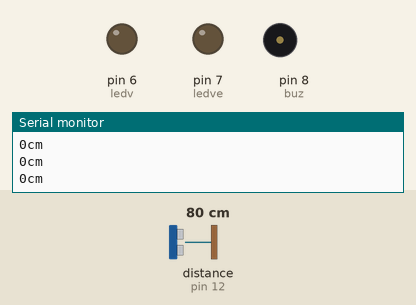
A sketch run on a simulated Arduino Uno, built with avr-gcc and run on an emulated ATmega328P. Parts: output pins drawn as LEDs (lit = HIGH), buzzer (waves = sounding, pin HIGH), the last lines printed to the serial monitor. The inputs (shaded band) are chosen by the test bench; at power-on: distance to the obstacle (sensor on pin 12) 80 cm. The echo pulse lasts 58.3 µs per cm.

Above: at 1.2 s.
1.3 s: distance to the obstacle (sensor on pin 12) set to 44 cm
2.8 s: distance to the obstacle (sensor on pin 12) set to 35 cm
At 4.1 s:
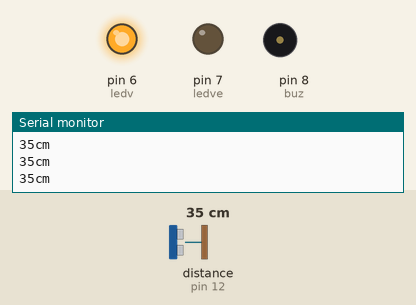
4.4 s: distance to the obstacle (sensor on pin 12) set to 20 cm
5.9 s: distance to the obstacle (sensor on pin 12) set to 17 cm
At 6.7 s:
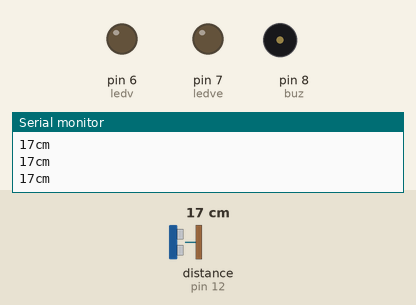
7.5 s: distance to the obstacle (sensor on pin 12) set to 2 cm
At 8.8 s:
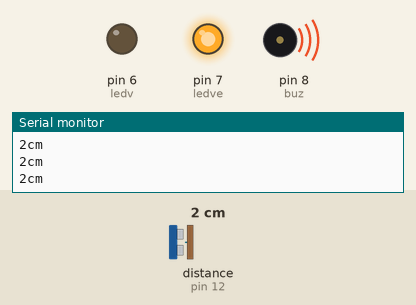
9.1 s: distance to the obstacle (sensor on pin 12) set to 15 cm
10.6 s: distance to the obstacle (sensor on pin 12) set to 17 cm
At 11.3 s:
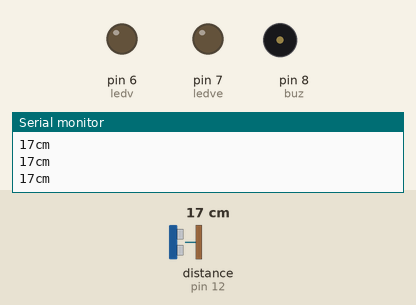
Timing chart, 0 to 13.2 s (numbered marks = the images above; inputs shaded):
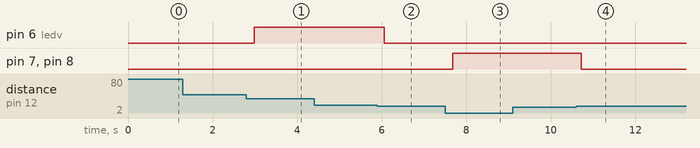

Measured:
- the behaviour switches between 41 and 40 cm on distance to the obstacle (sensor on pin 12) (found by bisection; images 0 and 1)
- the behaviour switches between 19 and 18 cm on distance to the obstacle (sensor on pin 12) (found by bisection; images 1 and 2)
- the behaviour switches between 16 and 17 cm on distance to the obstacle (sensor on pin 12) (found by bisection; images 3 and 4)
- after the input at 2.8 s, pin 6 (ledv): LOW → HIGH after 0.19 s
- after the input at 5.9 s, pin 6 (ledv): HIGH → LOW after 0.16 s
- after the input at 7.5 s, pin 7 (ledve), pin 8 (buz): LOW → HIGH after 0.18 s
- after the input at 10.6 s, pin 7 (ledve), pin 8 (buz): HIGH → LOW after 0.12 s

The sketch:

ultra.ino
```cpp
#include <NewPing.h>

#define echo 12
#define trig 11
#define max 40
int ledve = 7;
int ledv = 6;
int buz = 8;

NewPing sonar(trig, echo, max);

void setup() {
  // put your setup code here, to run once:
  Serial.begin(9600);
  pinMode(buz, OUTPUT);
  pinMode(ledv, OUTPUT);
  pinMode(ledve, OUTPUT);
}

void loop() {
  // put your main code here, to run repeatedly:
  int dis = sonar.ping_cm();
  delay(100);
  Serial.print(sonar.ping_cm());
  Serial.println("cm");
  if (dis > 0 && dis < 17) {
  analogWrite(buz, 213);
  digitalWrite(ledv, LOW);
  digitalWrite(ledve, HIGH);
  }
  else if (dis > 18) {
    analogWrite(buz, LOW);
  digitalWrite(ledve, LOW);
  analogWrite(buz, 123);
  digitalWrite(ledv, HIGH);
  }
  else {
  analogWrite(buz, LOW);
  digitalWrite(ledve, LOW);
  digitalWrite(ledv, LOW);
  }
  delay(100);
}
```
